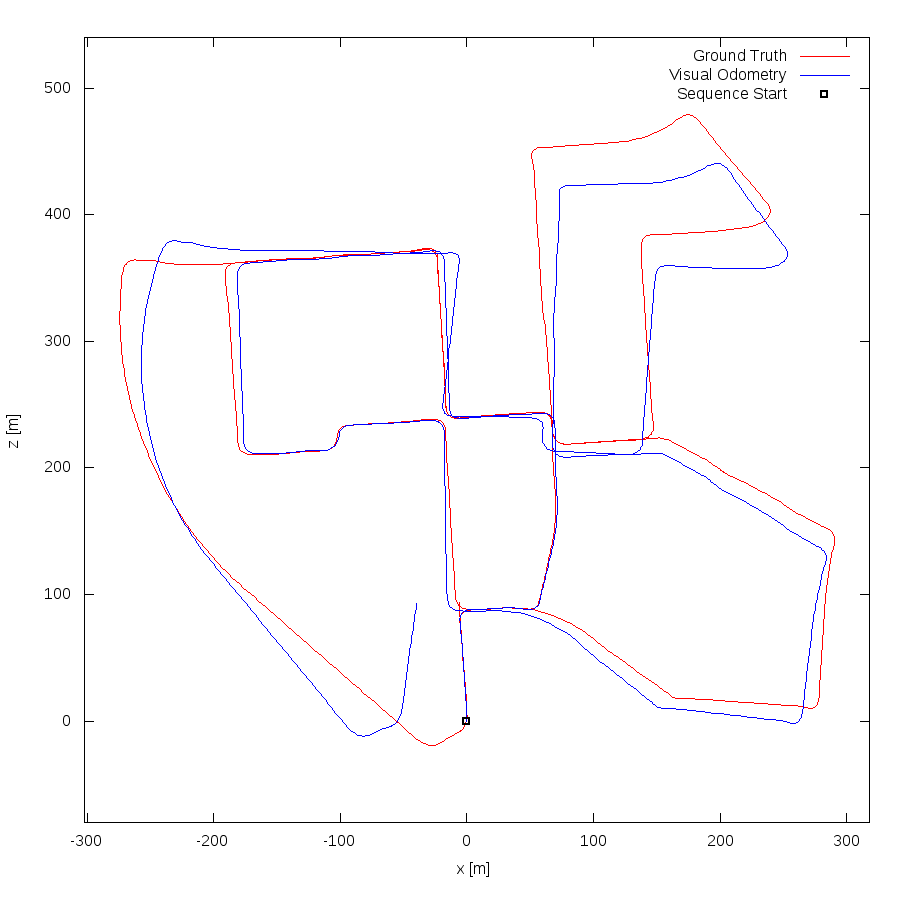

Write the gnuplot code that produced this figure.
set term postscript eps enhanced color
set output "00.eps"
set size ratio -1
set xrange [-302:318]
set yrange [-80:540]
set xlabel "x [m]"
set ylabel "z [m]"
plot "00.txt" using 1:2 lc rgb "#FF0000" title 'Ground Truth' w lines,"00.txt" using 3:4 lc rgb "#0000FF" title 'Visual Odometry' w lines,"< head -1 00.txt" using 1:2 lc rgb "#000000" pt 4 ps 1 lw 2 title 'Sequence Start' w points
